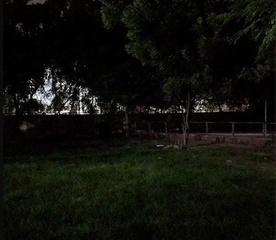
#> input picture data/night/1/night_mode_off.jpg, 276 x 240 px, shrunk from 400 x 348 before the run
$ jupyter execute Night.ipynb
#> lines starting #> are read from the running program, lines starting #| are printed output that depends on the picture
### utils.py
import numpy as np
from PIL import Image

def read_image(file):
#> called with file = './data/night/1/night_mode_off.jpg'
    return np.array(Image.open(file))
#> returned value is the input picture: shape (240, 276, 3); mean B, G, R 15.4, 16.4, 10.5

### Night.ipynb
[cell 1]
from skimage.exposure import equalize_adapthist
import cv2
import numpy as np
from utils import read_image
import os
from PIL import Image

[cell 2]
night_off = 'night_mode_off.jpg'
night_on = 'night_mode_on.jpg'
fog = 'foggy.png'
clear = 'clear.png'

[cell 3]
def convert_to_night_mode_rgb(folder, night=True):
    night_image = read_image(os.path.join(folder, night_off if night else fog))
    ir, ig, ib = cv2.split(night_image)
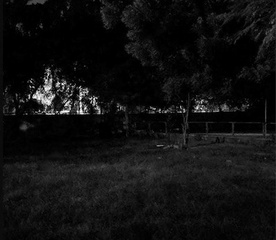
#> ig: shape (240, 276); min 0, max 255, mean 16.4
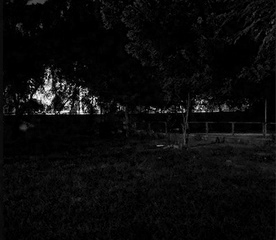
#> ib: shape (240, 276); min 0, max 255, mean 10.5
    r, g, b = equalize_adapthist(np.array([ir, ig, ib]))
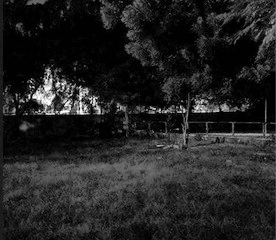
#> g: shape (240, 276) float64; min 0.00129, max 1, mean 0.138
    image = Image.fromarray(np.dstack([r*255, g*255, b*255]).astype('uint8'))
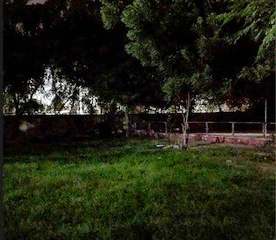
#> image: PIL image 276x240 RGB; mean R, G, B 32.3, 34.6, 19.6
    path = os.path.join(folder, 'equalized_rgb_transformed.png')
    image.save(path)

[cell 4]
def convert_to_night_mode_hsv(folder, night=True):
#> called with folder = './data/night/1', night = True
    night_image = cv2.imread(os.path.join(folder, night_off if night else fog), 1)
    h, s, v = cv2.split(cv2.cvtColor(night_image, cv2.COLOR_BGR2HSV))
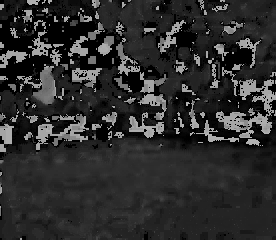
#> h: shape (240, 276); min 0, max 179, mean 44.7
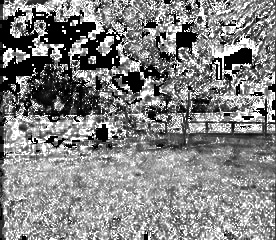
#> s: shape (240, 276); min 0, max 255, mean 130.8
    v = (equalize_adapthist(v)*255).astype('uint8')
    r, g, b = cv2.split(cv2.cvtColor(cv2.merge([h, s, v]), cv2.COLOR_HSV2RGB))
    image = Image.fromarray(np.dstack([r, g, b]).astype('uint8'))
    path = os.path.join(folder, 'equalized_hsv_transformed.png')
    image.save(path)

[cell 5]
folder = './data/night'
night = True
for i in range(1, 4):
    path = os.path.join(folder, str(i))
    convert_to_night_mode_rgb(path, night)
    convert_to_night_mode_hsv(path, night)

[cell 6]
folder = './data/fog'
night = False
for i in range(1, 4):
    path = os.path.join(folder, str(i))
    convert_to_night_mode_rgb(path, night)
#> call 4 of convert_to_night_mode_rgb, with folder = './data/fog/1', night = False
#> call 4 of read_image, with file = './data/fog/1/foggy.png'
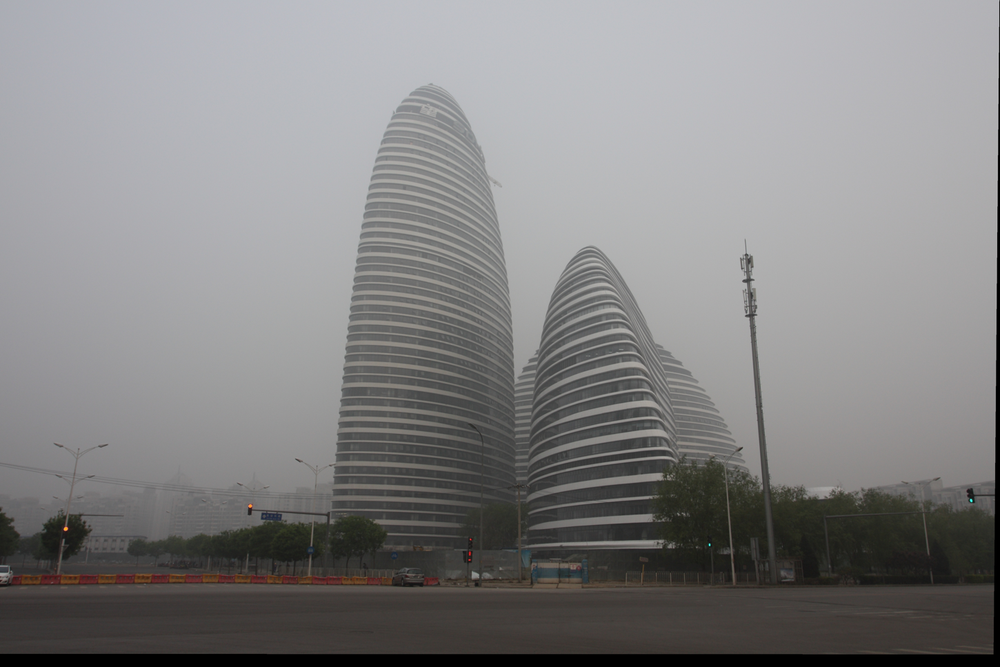
#> input picture data/fog/1/foggy.png, 1000 x 667 px, shrunk from 1450 x 967 before the run
#> in read_image, returned value is the input picture: shape (667, 1000, 3); mean B, G, R 131.6, 130.9, 131.2
#> in convert_to_night_mode_rgb (call 4), `image = Image.fromarray(np.dstack([r*255, g*255, b*255]).astype('uint8..`:
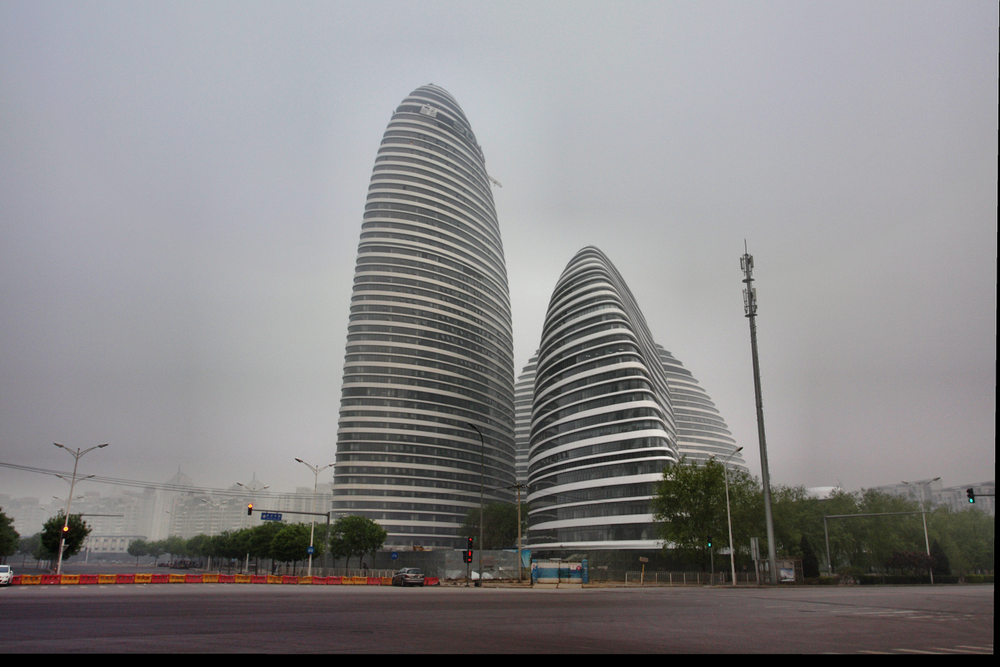
#> image: PIL image 1000x667 RGB; mean R, G, B 136.1, 134.6, 135.9
    convert_to_night_mode_hsv(path, night)
#> call 4 of convert_to_night_mode_hsv, with folder = './data/fog/1', night = False
#> in convert_to_night_mode_hsv (call 4), `h, s, v = cv2.split(cv2.cvtColor(night_image, cv2.COLOR_BGR2HSV))`:
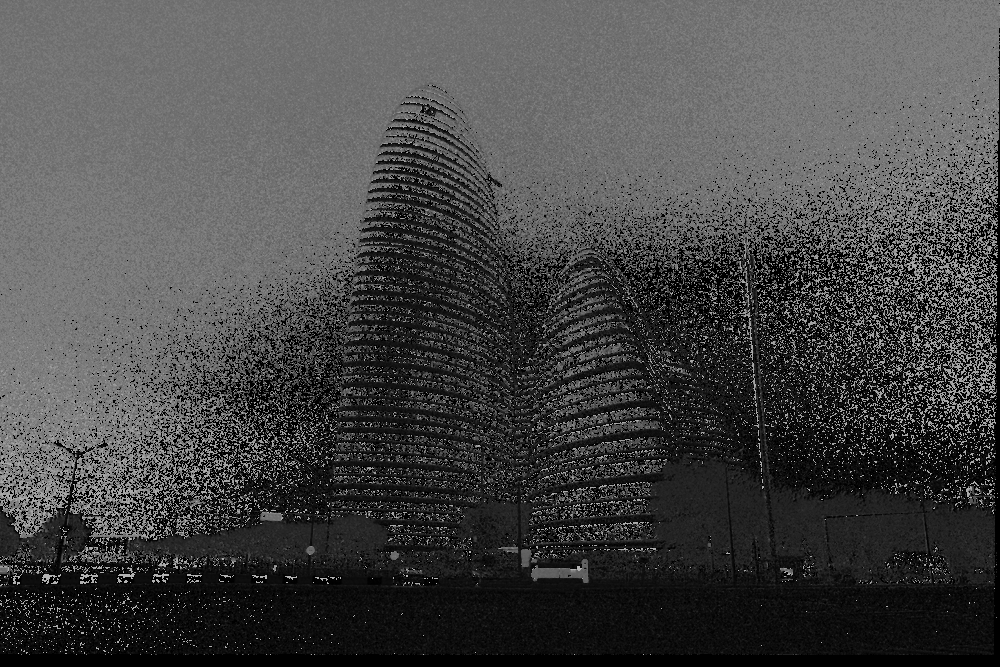
#> h: shape (667, 1000); min 0, max 179, mean 70
#> in convert_to_night_mode_hsv (call 4), `h, s, v = cv2.split(cv2.cvtColor(night_image, cv2.COLOR_BGR2HSV))`:
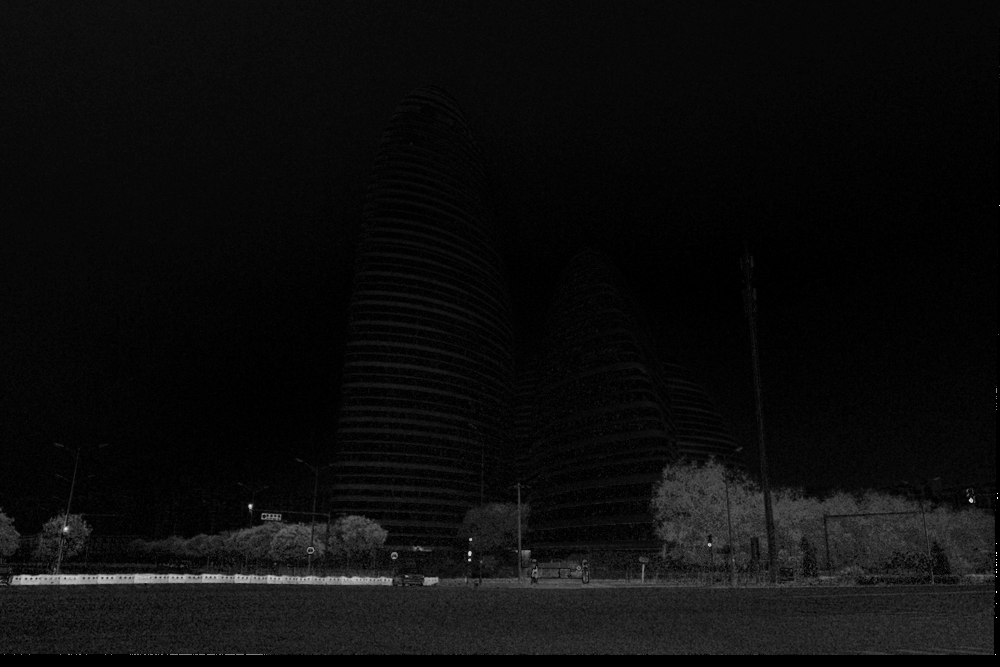
#> s: shape (667, 1000); min 0, max 255, mean 12.4
